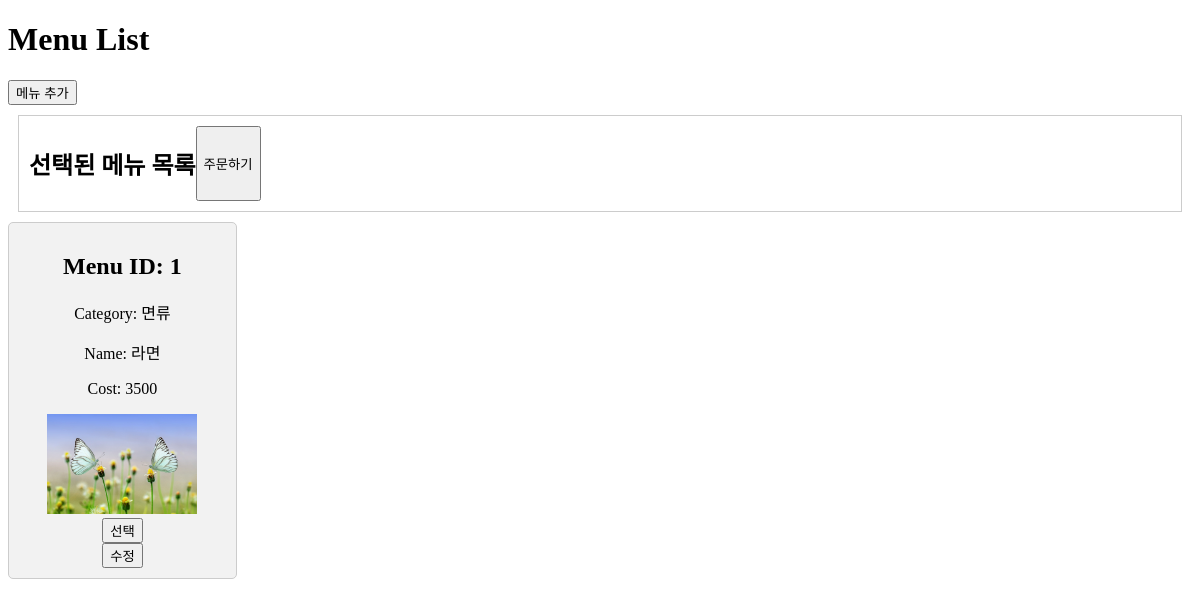
/menu/, run on an earlier commit of the app's database.
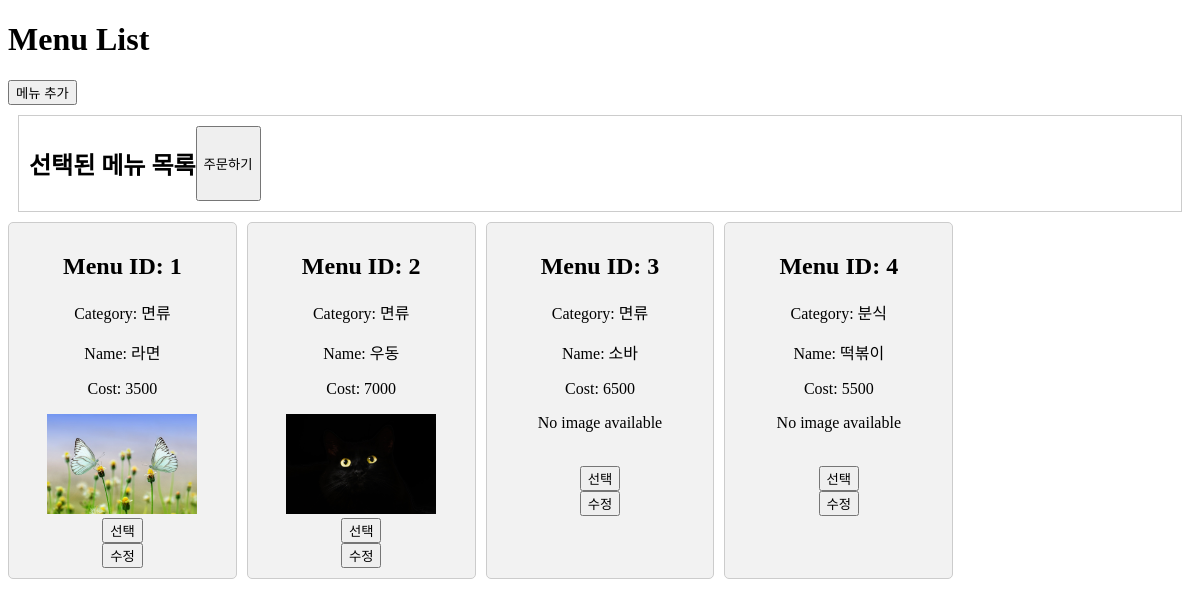
And on a later commit of the database.
### dataTest/models.py (models this page shows)
class Menu(models.Model):
    category = models.CharField(max_length=10)
    name = models.CharField(max_length=10)
    cost = models.IntegerField()
    dateTimeOfPosting = models.DateTimeField(auto_now_add=True)
    image = models.ImageField(upload_to='menu_image/', null=True, blank=True)
    class Meta:
        ordering = ["dateTimeOfPosting"]

### dataTest/views.py (the view)
# urls.py: path('menu/', views.menu_list, name='menu_list'),
@csrf_exempt
def menu_list(request):
    query_set = Menu.objects.all()
    context = {'menus': query_set}
    return render(request, 'dataTest/menu_list.html', context)

### dataTest/templates/dataTest/menu_list.html (shortened to what this page needs)
<!DOCTYPE html>
<html>
<head>
</head>
<body>
    <h1>Menu List</h1>
    <form method="post" action="{% url 'menu_create' %}">
        <button type="submit">메뉴 추가</button>
    </form>
    <div class="selected-menu-box">
        <h2>선택된 메뉴 목록</h2>
        <button id="order-button">주문하기</button>
    </div>
    <div class="menu-grid">
        {% for menu in menus %}
            <div class="menu-box">
                <h2>Menu ID: {{ menu.id }}</h2>
                <p>Category: {{ menu.category }}</p>
                <p>Name: {{ menu.name }}</p>
                <p>Cost: {{ menu.cost }}</p>
                {% if menu.image %}
                    <img src="{{ menu.image.url }}" alt="Menu Image" width="150">
                {% else %}
                    <p>No image available</p>
                {% endif %}
                <br>
                <button class="select-menu-button" data-menu-id="{{ menu.id }}">선택</button>
                <form method="post" action="{% url 'menu_edit' menu.id %}">
                    <button type="submit">수정</button>
                </form>
            </div>
        {% endfor %}
    </div>
</body>
</html>

### dataTest/templates/dataTest/menu_list.html (style rules this page uses)
.menu-grid { display: grid; grid-template-columns: repeat(5, 1fr); grid-gap: 10px; }
.menu-box { border: 1px solid #ccc; padding: 10px; background-color: #f2f2f2; border-radius: 5px; text-align: center; }
.selected-menu-box { border: 1px solid #ccc; padding: 10px; margin: 10px; display: flex; }

What changed in the data, as far as the page shows it:
added Menu: id "2", category "면류", name "우동", cost "7000", image (picture)
added Menu: id "3", category "면류", name "소바", cost "6500", image "No image available"
added Menu: id "4", category "분식", name "떡볶이", cost "5500", image "No image available"
